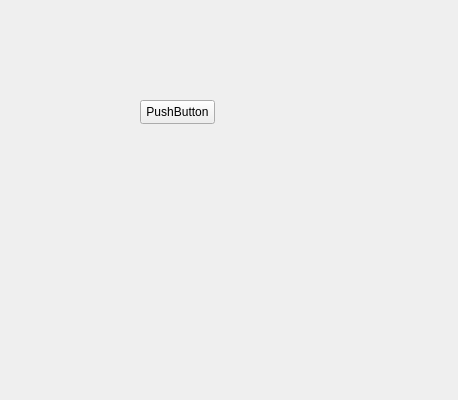
<?xml version="1.0" encoding="UTF-8"?>
<ui version="4.0">
 <class>newGUIClass</class>
 <widget class="QWidget" name="newGUIClass">
  <property name="geometry">
   <rect>
    <x>0</x>
    <y>0</y>
    <width>458</width>
    <height>400</height>
   </rect>
  </property>
  <property name="windowTitle">
   <string>newGUI</string>
  </property>
  <widget class="QPushButton" name="pushButton">
   <property name="geometry">
    <rect>
     <x>140</x>
     <y>100</y>
     <width>75</width>
     <height>24</height>
    </rect>
   </property>
   <property name="text">
    <string>PushButton</string>
   </property>
  </widget>
 </widget>
 <layoutdefault spacing="6" margin="11"/>
 <resources/>
 <connections/>
</ui>
